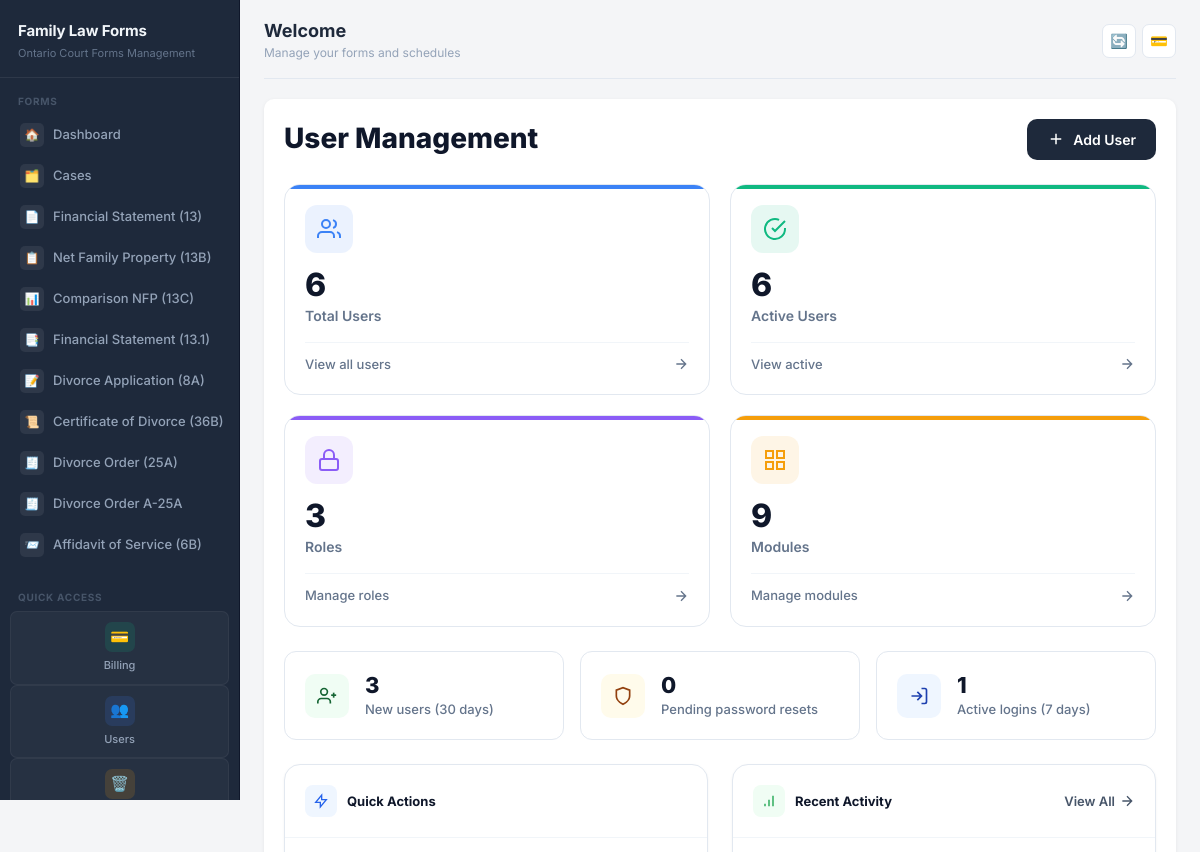
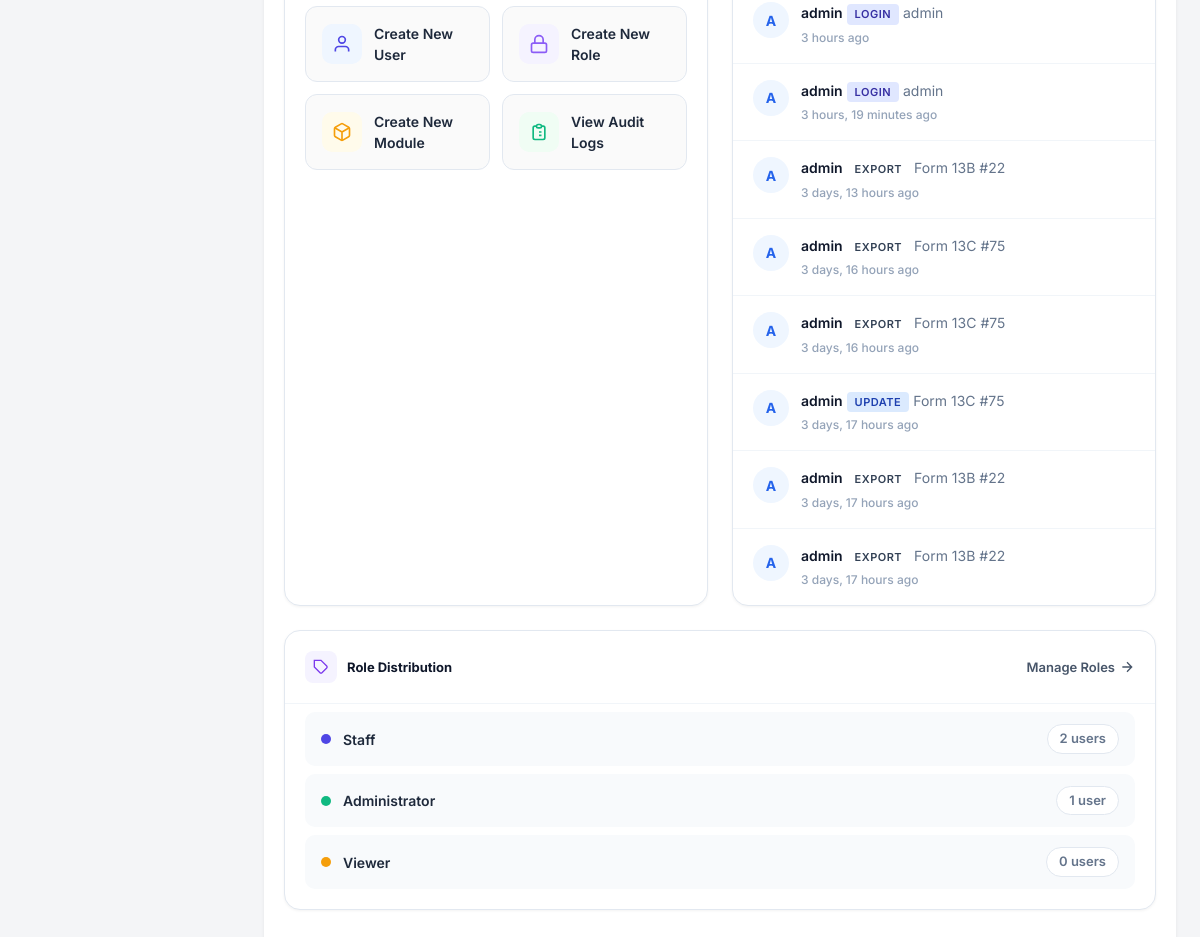
Screenshot of /user-management/ (signed in) with the database file from the repository (2 pictures, top to bottom).
### users/models.py (models this page shows, shortened)
class AuditLog(models.Model):
    ACTION_TYPES = [
        ('login', 'Login'),
        ('logout', 'Logout'),
        ('create', 'Create'),
        ('update', 'Update'),
        ('delete', 'Delete'),
        ('view', 'View'),
        ('export', 'Export'),
        ('password_change', 'Password Change'),
        ('password_reset', 'Password Reset'),
    ]
    user = models.ForeignKey(User, on_delete=models.SET_NULL, null=True, related_name='audit_logs')
    action = models.CharField(max_length=20, choices=ACTION_TYPES)
    module = models.CharField(max_length=100, blank=True)
    object_id = models.CharField(max_length=100, blank=True)
    object_repr = models.CharField(max_length=255, blank=True)
    details = models.TextField(blank=True)
    ip_address = models.GenericIPAddressField(null=True, blank=True)
    user_agent = models.TextField(blank=True)
    timestamp = models.DateTimeField(auto_now_add=True)
    class Meta:
        ordering = ['-timestamp']

class Role(models.Model):
    name = models.CharField(max_length=100, unique=True)
    description = models.TextField(blank=True)
    permissions = models.ManyToManyField(Permission, blank=True, related_name='roles')
    is_active = models.BooleanField(default=True)
    created_at = models.DateTimeField(auto_now_add=True)
    updated_at = models.DateTimeField(auto_now=True)
    class Meta:
        ordering = ['name']

### users/views.py (the view)
# urls.py: path('', views.user_management_dashboard, name='dashboard'),
@login_required
@user_passes_test(is_admin)
def user_management_dashboard(request):
    from datetime import timedelta
    now = timezone.now()
    thirty_days_ago = now - timedelta(days=30)
    seven_days_ago = now - timedelta(days=7)
    total_users = User.objects.count()
    active_users = User.objects.filter(is_active=True).count()
    inactive_users = total_users - active_users
    new_users_30d = User.objects.filter(date_joined__gte=thirty_days_ago).count()
    users_need_reset = UserProfile.objects.filter(password_reset_required=True).count()
    recent_logins = AuditLog.objects.filter(
        action='login',
        timestamp__gte=seven_days_ago
    ).values('user').distinct().count()
    activity_breakdown = {}
    for action_code, action_name in AuditLog.ACTION_TYPES:
        count = AuditLog.objects.filter(
            action=action_code,
            timestamp__gte=thirty_days_ago
        ).count()
        if count > 0:
            activity_breakdown[action_name] = count
    from django.db.models import Count
    top_users = User.objects.filter(
        audit_logs__timestamp__gte=thirty_days_ago
    ).annotate(
        action_count=Count('audit_logs')
    ).order_by('-action_count')[:5]
    role_distribution = Role.objects.filter(is_active=True).annotate(
        user_count=Count('users')
    ).values('name', 'user_count').order_by('-user_count')
    context = {
        'total_users': total_users,
        'active_users': active_users,
        'inactive_users': inactive_users,
        'total_roles': Role.objects.filter(is_active=True).count(),
        'total_modules': Module.objects.filter(is_active=True).count(),
        'new_users_30d': new_users_30d,
        'users_need_reset': users_need_reset,
        'recent_logins': recent_logins,
        'activity_breakdown': activity_breakdown,
        'top_users': top_users,
        'role_distribution': list(role_distribution),
        'recent_logs': AuditLog.objects.select_related('user')[:8],
        'roles': Role.objects.filter(is_active=True)[:5],
    }
    return render(request, 'users/dashboard.html', context)

### users/context_processors.py (called while the page is built, shortened)
def user_permissions(request):
    context = {
        'user_modules': {},
        'user_permissions': {},
    }
    if not request.user.is_authenticated:
        return context
    if request.user.is_superuser:
        modules = Module.objects.filter(is_active=True)
        context['user_modules'] = {m.code: True for m in modules}
        context['user_permissions'] = {
            m.code: {
                'view': True,
                'create': True,
                'edit': True,
                'delete': True,
                'print': True,
                'export': True,
            } for m in modules
        }
        return context

### users/views.py (called while the page is built)
def is_admin(user):
    return user.is_superuser or user.is_staff

### users/templates/users/dashboard.html (shortened to what this page needs)
{% extends 'base.html' %}
{% block content %}
<div class="um-dashboard">
    <div class="um-header">
        <h1>User Management</h1>
        <div class="um-header-actions">
            <a href="{% url 'users:user_create' %}" class="btn-action btn-primary-gradient">
                <svg width="18" height="18" fill="none" stroke="currentColor" stroke-width="2" viewBox="0 0 24 24"><path d="M12 5v14M5 12h14"/></svg>
                Add User
            </a>
        </div>
    </div>
    <div class="stats-grid">
        <a href="{% url 'users:user_list' %}" class="stat-card blue">
            <div class="stat-icon">
                <svg width="24" height="24" fill="none" stroke="currentColor" stroke-width="2" viewBox="0 0 24 24"><path d="M17 21v-2a4 4 0 00-4-4H5a4 4 0 00-4 4v2"/><circle cx="9" cy="7" r="4"/><path d="M23 21v-2a4 4 0 00-3-3.87M16 3.13a4 4 0 010 7.75"/></svg>
            </div>
            <div class="stat-value">{{ total_users }}</div>
            <div class="stat-label">Total Users</div>
            <div class="stat-footer">
                <span>View all users</span>
                <svg fill="none" stroke="currentColor" stroke-width="2" viewBox="0 0 24 24"><path d="M5 12h14M12 5l7 7-7 7"/></svg>
            </div>
        </a>
        <a href="{% url 'users:user_list' %}?status=active" class="stat-card green">
            <div class="stat-icon">
                <svg width="24" height="24" fill="none" stroke="currentColor" stroke-width="2" viewBox="0 0 24 24"><path d="M22 11.08V12a10 10 0 11-5.93-9.14"/><path d="M22 4L12 14.01l-3-3"/></svg>
            </div>
            <div class="stat-value">{{ active_users }}</div>
            <div class="stat-label">Active Users</div>
            <div class="stat-footer">
                <span>View active</span>
                <svg fill="none" stroke="currentColor" stroke-width="2" viewBox="0 0 24 24"><path d="M5 12h14M12 5l7 7-7 7"/></svg>
            </div>
        </a>
        <a href="{% url 'users:role_list' %}" class="stat-card purple">
            <div class="stat-icon">
                <svg width="24" height="24" fill="none" stroke="currentColor" stroke-width="2" viewBox="0 0 24 24"><rect x="3" y="11" width="18" height="11" rx="2" ry="2"/><path d="M7 11V7a5 5 0 0110 0v4"/></svg>
            </div>
            <div class="stat-value">{{ total_roles }}</div>
            <div class="stat-label">Roles</div>
            <div class="stat-footer">
                <span>Manage roles</span>
                <svg fill="none" stroke="currentColor" stroke-width="2" viewBox="0 0 24 24"><path d="M5 12h14M12 5l7 7-7 7"/></svg>
            </div>
        </a>
        <a href="{% url 'users:module_list' %}" class="stat-card amber">
            <div class="stat-icon">
                <svg width="24" height="24" fill="none" stroke="currentColor" stroke-width="2" viewBox="0 0 24 24"><rect x="3" y="3" width="7" height="7"/><rect x="14" y="3" width="7" height="7"/><rect x="14" y="14" width="7" height="7"/><rect x="3" y="14" width="7" height="7"/></svg>
            </div>
            <div class="stat-value">{{ total_modules }}</div>
            <div class="stat-label">Modules</div>
            <div class="stat-footer">
                <span>Manage modules</span>
                <svg fill="none" stroke="currentColor" stroke-width="2" viewBox="0 0 24 24"><path d="M5 12h14M12 5l7 7-7 7"/></svg>
            </div>
        </a>
    </div>
    <div class="secondary-stats">
        <div class="mini-stat">
            <div class="mini-stat-icon new">
                <svg width="20" height="20" fill="none" stroke="#166534" stroke-width="2" viewBox="0 0 24 24"><path d="M16 21v-2a4 4 0 00-4-4H5a4 4 0 00-4 4v2"/><circle cx="8.5" cy="7" r="4"/><line x1="20" y1="8" x2="20" y2="14"/><line x1="23" y1="11" x2="17" y2="11"/></svg>
            </div>
            <div class="mini-stat-content">
                <h4>{{ new_users_30d }}</h4>
                <p>New users (30 days)</p>
            </div>
        </div>
        <div class="mini-stat">
            <div class="mini-stat-icon reset">
                <svg width="20" height="20" fill="none" stroke="#92400e" stroke-width="2" viewBox="0 0 24 24"><path d="M12 22s8-4 8-10V5l-8-3-8 3v7c0 6 8 10 8 10z"/></svg>
            </div>
            <div class="mini-stat-content">
                <h4>{{ users_need_reset }}</h4>
                <p>Pending password resets</p>
            </div>
        </div>
        <div class="mini-stat">
            <div class="mini-stat-icon logins">
                <svg width="20" height="20" fill="none" stroke="#1e40af" stroke-width="2" viewBox="0 0 24 24"><path d="M15 3h4a2 2 0 012 2v14a2 2 0 01-2 2h-4M10 17l5-5-5-5M15 12H3"/></svg>
            </div>
            <div class="mini-stat-content">
                <h4>{{ recent_logins }}</h4>
                <p>Active logins (7 days)</p>
            </div>
        </div>
    </div>
    <div class="content-grid">
        <div class="panel">
            <div class="panel-header">
                <h3 class="panel-title">
                    <span class="panel-title-icon" style="background:#eff6ff;"><svg width="16" height="16" fill="none" stroke="#2563eb" stroke-width="2" viewBox="0 0 24 24"><path d="M13 10V3L4 14h7v7l9-11h-7z"/></svg></span>
                    Quick Actions
                </h3>
            </div>
            <div class="panel-body">
                <div class="quick-actions">
                    <a href="{% url 'users:user_create' %}" class="quick-action-btn user">
                        <span class="quick-action-icon"><svg width="20" height="20" fill="none" stroke="#4f46e5" stroke-width="2" viewBox="0 0 24 24"><path d="M20 21v-2a4 4 0 00-4-4H8a4 4 0 00-4 4v2"/><circle cx="12" cy="7" r="4"/></svg></span>
                        <span>Create New User</span>
                    </a>
                    <a href="{% url 'users:role_create' %}" class="quick-action-btn role">
                        <span class="quick-action-icon"><svg width="20" height="20" fill="none" stroke="#8b5cf6" stroke-width="2" viewBox="0 0 24 24"><rect x="3" y="11" width="18" height="11" rx="2" ry="2"/><path d="M7 11V7a5 5 0 0110 0v4"/></svg></span>
                        <span>Create New Role</span>
                    </a>
                    <a href="{% url 'users:module_create' %}" class="quick-action-btn module">
                        <span class="quick-action-icon"><svg width="20" height="20" fill="none" stroke="#f59e0b" stroke-width="2" viewBox="0 0 24 24"><path d="M21 16V8a2 2 0 00-1-1.73l-7-4a2 2 0 00-2 0l-7 4A2 2 0 003 8v8a2 2 0 001 1.73l7 4a2 2 0 002 0l7-4A2 2 0 0021 16z"/><path d="M3.27 6.96L12 12.01l8.73-5.05M12 22.08V12"/></svg></span>
                        <span>Create New Module</span>
                    </a>
                    <a href="{% url 'users:audit_log_list' %}" class="quick-action-btn audit">
                        <span class="quick-action-icon"><svg width="20" height="20" fill="none" stroke="#10b981" stroke-width="2" viewBox="0 0 24 24"><path d="M9 5H7a2 2 0 00-2 2v12a2 2 0 002 2h10a2 2 0 002-2V7a2 2 0 00-2-2h-2M9 5a2 2 0 002 2h2a2 2 0 002-2M9 5a2 2 0 012-2h2a2 2 0 012 2m-3 7h3m-3 4h3m-6-4h.01M9 16h.01"/></svg></span>
                        <span>View Audit Logs</span>
                    </a>
                </div>
            </div>
        </div>
        <div class="panel">
            <div class="panel-header">
                <h3 class="panel-title">
                    <span class="panel-title-icon" style="background:#f0fdf4;"><svg width="16" height="16" fill="none" stroke="#16a34a" stroke-width="2" viewBox="0 0 24 24"><path d="M12 20V10M18 20V4M6 20v-4"/></svg></span>
                    Recent Activity
                </h3>
                <a href="{% url 'users:audit_log_list' %}" class="view-all-link">
                    View All
                    <svg fill="none" stroke="currentColor" stroke-width="2" viewBox="0 0 24 24"><path d="M5 12h14M12 5l7 7-7 7"/></svg>
                </a>
            </div>
            <div class="panel-body">
                {% for log in recent_logs %}
                <div class="activity-item">
                    <div class="activity-avatar">
                        {{ log.user.username|slice:":1"|upper|default:"S" }}
                    </div>
                    <div class="activity-content">
                        <div class="activity-text">
                            <strong>{{ log.user.username|default:"System" }}</strong>
                            <span class="activity-action {{ log.action }}">{{ log.get_action_display }}</span>
                            {% if log.object_repr %}<span style="color: #64748b;"> {{ log.object_repr|truncatechars:30 }}</span>{% endif %}
                        </div>
                        <div class="activity-time">{{ log.timestamp|timesince }} ago</div>
                    </div>
                </div>
                {% empty %}
                <div class="activity-empty">
                    <svg width="48" height="48" fill="none" stroke="#cbd5e1" stroke-width="1.5" viewBox="0 0 24 24" style="margin-bottom: 12px;"><path d="M12 8v4l3 3m6-3a9 9 0 11-18 0 9 9 0 0118 0z"/></svg>
                    <p style="margin: 0; font-weight: 600;">No recent activity</p>
                </div>
                {% endfor %}
            </div>
        </div>
    </div>
    {% if role_distribution %}
    <div class="content-grid" style="grid-template-columns: 1fr;">
        <div class="panel">
            <div class="panel-header">
                <h3 class="panel-title">
                    <span class="panel-title-icon" style="background:#f5f3ff;"><svg width="16" height="16" fill="none" stroke="#7c3aed" stroke-width="2" viewBox="0 0 24 24"><path d="M20.59 13.41l-7.17 7.17a2 2 0 01-2.83 0L2 12V2h10l8.59 8.59a2 2 0 010 2.82z"/><line x1="7" y1="7" x2="7.01" y2="7"/></svg></span>
                    Role Distribution
                </h3>
                <a href="{% url 'users:role_list' %}" class="view-all-link">
                    Manage Roles
                    <svg fill="none" stroke="currentColor" stroke-width="2" viewBox="0 0 24 24"><path d="M5 12h14M12 5l7 7-7 7"/></svg>
                </a>
            </div>
            <div class="panel-body">
                <div class="role-list">
                    {% for role in role_distribution %}
                    <div class="role-item">
                        <div class="role-info">
                            <div class="role-badge color-{{ forloop.counter }}"></div>
                            <span class="role-name">{{ role.name }}</span>
                        </div>
                        <span class="role-count">{{ role.user_count }} user{{ role.user_count|pluralize }}</span>
                    </div>
                    {% endfor %}
                </div>
            </div>
        </div>
    </div>
    {% endif %}
</div>
{% endblock %}

### forms/templates/base.html (style rules this page uses)
:root { --bg: #f4f5f7; --card: #ffffff; --text: #1e293b; --text-secondary: #475569; --muted: #94a3b8; --line: #e2e8f0; --brand: #1e293b; --success: #16a34a; --warning: #d97706; --danger: #dc2626; --sidebar-w: 240px; --radius: 10px; --radius-sm: 7px; --shadow-sm: 0 1px 3px rgba(0,0,0,0.06); --shadow-md: 0 4px 12px rgba(0,0,0,0.07); --transition: all 0.15s ease; }
* { font-family: 'Inter', -apple-system, BlinkMacSystemFont, 'Segoe UI', Roboto, sans-serif; }
body { background: var(--bg); color: var(--text); line-height: 1.5; font-size: 14px; }
body { background: var(--bg) !important; }
.panel-head .title, .panel-title { font-weight: 700 !important; font-size: 13px !important; }
.panel { box-shadow: 0 1px 3px rgba(0,0,0,0.05) !important; }

### rows the page displays
AuditLog: user.username "A", user.username "admin", action "LOGIN", object_repr "admin", timestamp "3 hours"
AuditLog: user.username "A", user.username "admin", action "LOGIN", object_repr "admin", timestamp "3 hours, 19 minutes"
AuditLog: user.username "A", user.username "admin", action "EXPORT", object_repr "Form 13B #22", timestamp "3 days, 13 hours"
AuditLog: user.username "A", user.username "admin", action "EXPORT", object_repr "Form 13C #75", timestamp "3 days, 16 hours"
AuditLog: user.username "A", user.username "admin", action "EXPORT", object_repr "Form 13C #75", timestamp "3 days, 16 hours"
AuditLog: user.username "A", user.username "admin", action "UPDATE", object_repr "Form 13C #75", timestamp "3 days, 17 hours"
AuditLog: user.username "A", user.username "admin", action "EXPORT", object_repr "Form 13B #22", timestamp "3 days, 17 hours"
AuditLog: user.username "A", user.username "admin", action "EXPORT", object_repr "Form 13B #22", timestamp "3 days, 17 hours"
Role: name "Staff", user_count "2"
Role: name "Administrator", user_count "1"
Role: name "Viewer", user_count "0"

### other values shown
{{ total_users }} "6"
{{ active_users }} "6"
{{ total_roles }} "3"
{{ total_modules }} "9"
{{ new_users_30d }} "3"
{{ users_need_reset }} "0"
{{ recent_logins }} "1"
